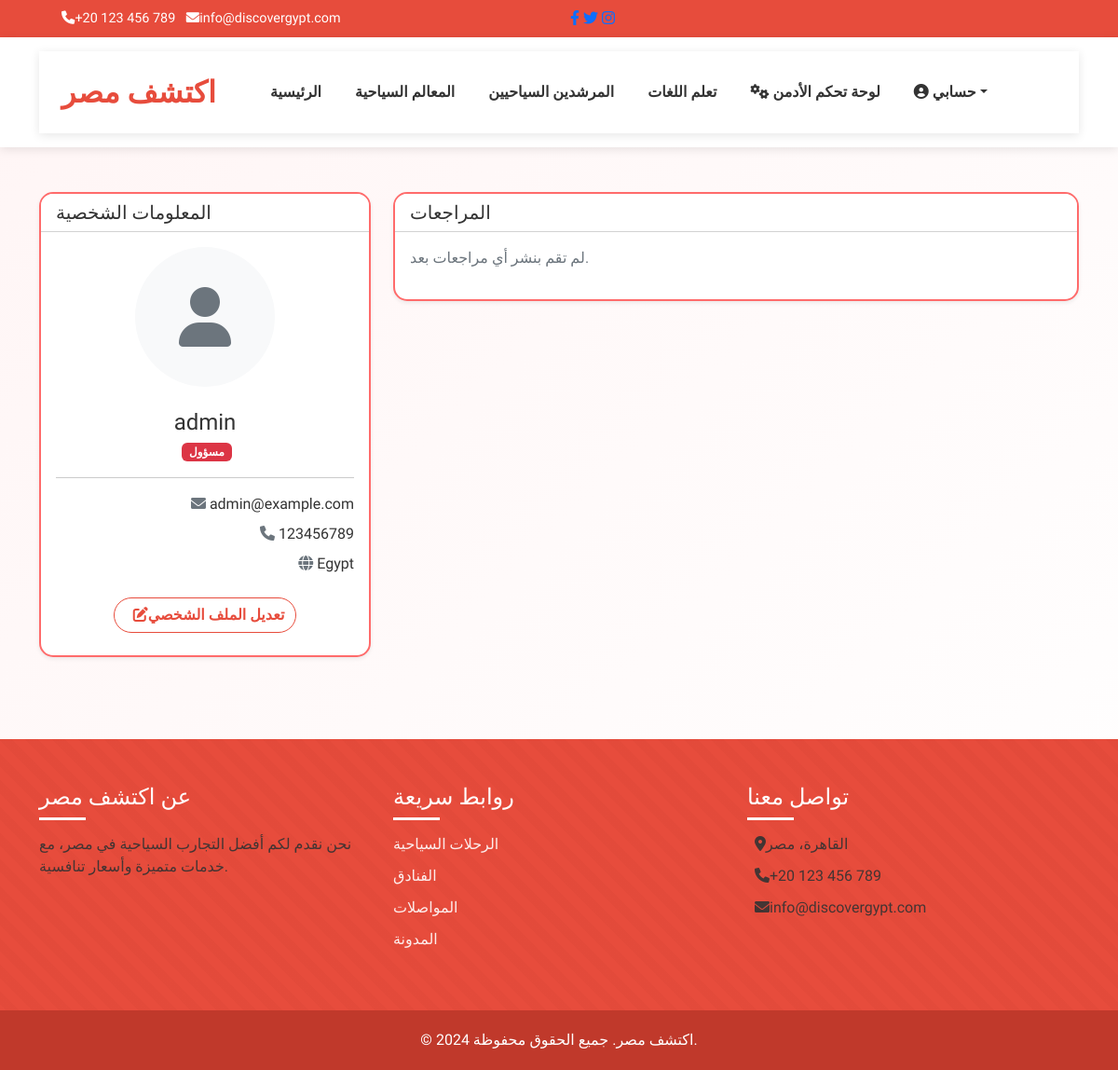
The app's page /profile (signed in) with its own data.
### models.py (models this page shows, shortened)
class User(UserMixin, db.Model):
    id = db.Column(db.Integer, primary_key=True)
    username = db.Column(db.String(64), unique=True, nullable=False)
    email = db.Column(db.String(120), unique=True, nullable=False)
    password_hash = db.Column(db.String(256), nullable=False)
    is_guide = db.Column(db.Boolean, default=False)
    is_student = db.Column(db.Boolean, default=False)
    is_tourist = db.Column(db.Boolean, default=False)
    is_admin = db.Column(db.Boolean, default=False)
    phone = db.Column(db.String(20), nullable=True)
    country = db.Column(db.String(100), nullable=True)
    governorate = db.Column(db.String(100), nullable=True)
    city = db.Column(db.String(100), nullable=True)
    profile_pic = db.Column(db.String(200), nullable=True)
    education_level = db.Column(db.String(100), nullable=True)
    university = db.Column(db.String(200), nullable=True)
    languages = db.Column(db.String(200), nullable=True)
    bio = db.Column(db.Text, nullable=True)
    date_joined = db.Column(db.DateTime, default=datetime.utcnow)
    profile_completed = db.Column(db.Boolean, default=False)
    reviews = db.relationship('Review', backref='author', lazy='dynamic')

### routes.py (the view)
@main.route('/profile')
@login_required
def profile():
    guide_info = None
    if current_user.is_guide:
        guide_info = Guide.query.filter_by(user_id=current_user.id).first()
        if not guide_info:
            guide_info = Guide(user_id=current_user.id)
            db.session.add(guide_info)
            db.session.commit()
    language_practice = None
    if current_user.is_student:
        language_practice = LanguagePractice.query.filter_by(student_id=current_user.id).first()
        if not language_practice:
            pass
    tour_bookings = None
    if current_user.is_tourist:
        tour_bookings = TourBooking.query.filter_by(tourist_id=current_user.id).order_by(TourBooking.booking_date.desc()).all()
    reviews = Review.query.filter_by(user_id=current_user.id).order_by(Review.date_posted.desc()).all()
    chat_groups = []
    if current_user.is_guide:
        chat_groups = ChatGroup.query.filter_by(guide_id=current_user.id).all()
    elif current_user.is_student:
        memberships = ChatGroupMember.query.filter_by(user_id=current_user.id).all()
        chat_groups = [membership.chat_group for membership in memberships]
    return render_template('profile.html',
                           title='Profile',
                           guide_info=guide_info,
                           language_practice=language_practice,
                           tour_bookings=tour_bookings,
                           reviews=reviews,
                           chat_groups=chat_groups)

### routes.py (called while the page is built)
def get_locale():
    if 'language' in session:
        return session['language']
    return 'en'

@main.before_app_request
def before_request():
    g.locale = str(get_locale())
    g.search_form = SearchForm()
    g.count_reviews_by_rating = count_reviews_by_rating

### templates/profile.html (shortened to what this page needs)
{% extends "base.html" %}
{% block content %}
<div class="container mt-5">
    <div class="row">
        <div class="col-lg-4 mb-4">
            <div class="card shadow-sm">
                <div class="card-header bg-white">
                    <h5 class="mb-0">{{ _('المعلومات الشخصية') }}</h5>
                </div>
                <div class="card-body text-center pb-4">
                    <div class="avatar mb-4">
                        {% if current_user.profile_pic %}
                            <img src="{{ current_user.profile_pic }}" alt="{{ current_user.username }}" class="rounded-circle img-fluid" style="width: 150px; height: 150px; object-fit: cover;">
                        {% else %}
                            <div class="rounded-circle bg-light d-flex align-items-center justify-content-center" style="width: 150px; height: 150px; margin: 0 auto;">
                                <i class="fas fa-user fa-4x text-secondary"></i>
                            </div>
                        {% endif %}
                    </div>
                    <h4 class="mb-1">{{ current_user.username }}</h4>
                    <p class="text-muted">
                        {% if current_user.is_admin %}
                            <span class="badge bg-danger me-1">{{ _('مسؤول') }}</span>
                        {% endif %}
                    </p>
                    <hr>
                    <div class="user-info text-start">
                        <p class="mb-2"><i class="fas fa-envelope me-2 text-muted"></i> {{ current_user.email }}</p>
                        {% if current_user.phone %}
                            <p class="mb-2"><i class="fas fa-phone me-2 text-muted"></i> {{ current_user.phone }}</p>
                        {% endif %}
                        {% if current_user.country %}
                            <p class="mb-2"><i class="fas fa-globe me-2 text-muted"></i> {{ current_user.country }}</p>
                        {% endif %}
                    </div>
                    <div class="mt-4">
                        <a href="{{ url_for('main.edit_profile') }}" class="btn btn-outline-primary"><i class="fas fa-edit me-2"></i>{{ _('تعديل الملف الشخصي') }}</a>
                    </div>
                </div>
            </div>
        </div>
        <div class="col-lg-8">
            <div class="card shadow-sm mb-4">
                <div class="card-header bg-white">
                    <h5 class="mb-0">{{ _('المراجعات') }}</h5>
                </div>
                <div class="card-body">
                    {% if reviews %}
                        {% for review in reviews %}
                            <div class="review-item mb-4">
                                <div class="d-flex justify-content-between align-items-start mb-2">
                                    <div>
                                        <h6 class="mb-1">{{ review.title }}</h6>
                                        <a href="{{ url_for('main.attraction_detail', attraction_id=review.attraction_id) }}" class="text-muted">
                                            {{ review.attraction.name }}
                                        </a>
                                    </div>
                                    <div class="text-warning">
                                        {% for i in range(5) %}
                                            {% if i < review.rating %}
                                                <i class="fas fa-star"></i>
                                            {% else %}
                                                <i class="far fa-star"></i>
                                            {% endif %}
                                        {% endfor %}
                                    </div>
                                </div>
                                <p class="mb-1">{{ review.content }}</p>
                                <small class="text-muted">{{ review.date_posted.strftime('%Y-%m-%d') }}</small>
                            </div>
                            {% if not loop.last %}
                                <hr>
                            {% endif %}
                        {% endfor %}
                    {% else %}
                        <p class="text-muted">{{ _('لم تقم بنشر أي مراجعات بعد.') }}</p>
                    {% endif %}
                </div>
            </div>
        </div>
    </div>
</div>
{% endblock %}

### templates/base.html (style rules this page uses)
:root { --primary-red: #e74c3c; --secondary-red: #c0392b; --light-red: #ff6b6b; --white: #ffffff; --off-white: #fff5f5; --light-gray: #f8d7da; --gold: #ffd700; }
body { font-family: 'Cairo', sans-serif; background: linear-gradient(135deg, var(--off-white) 0%, var(--white) 100%); color: #333; overflow-x: hidden; }
.btn-outline-primary { color: var(--primary-red); border-color: var(--primary-red); border-radius: 50px; font-weight: 600; transition: all 0.3s; }
.card { border: none; border-radius: 15px; overflow: hidden; box-shadow: 0 5px 15px rgba(0,0,0,0.05); transition: all 0.3s; margin-bottom: 1rem; border: 2px solid var(--light-red); }

### records on screen
User: username "admin", email "admin@example.com", phone "123456789", country "Egypt"
